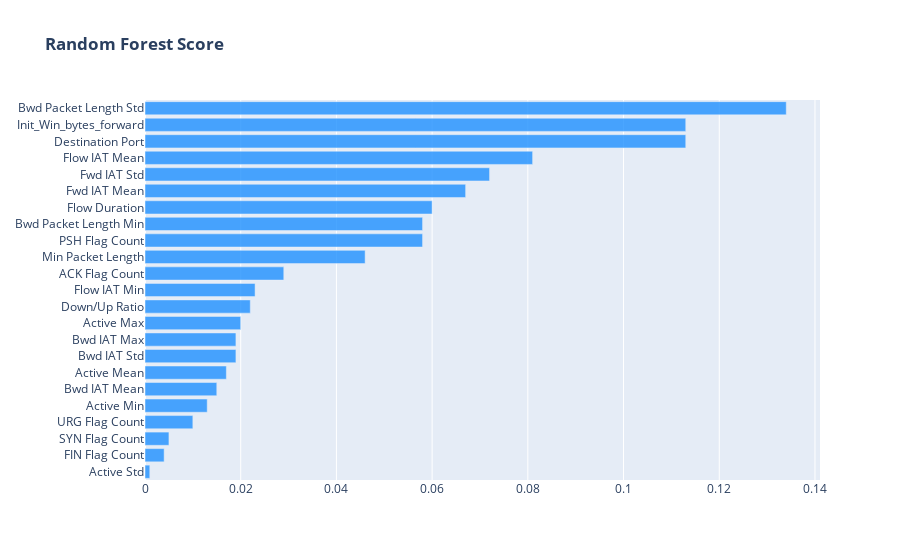

The notebook cell this image was saved under:
### Code cell
import plotly.graph_objects as go
fig = go.Figure()
fig.add_trace(go.Bar(orientation='h',y=importances['feature'],
                     x=importances['importance'],
                     name='feature-score', marker_color='rgba(30, 144, 255, .8)'))
fig.update_layout(title='<b>Random Forest Score</b>',yaxis={'categoryorder':'total ascending'})

### Figure 1 — Plotly figure (JSON) as saved in the notebook; plotly's stock layout.template omitted (floating-point values rounded to 4 significant figures)
{"data": [{"marker": {"color": "rgba(30, 144, 255, .8)"}, "name": "feature-score", "orientation": "h", "type": "bar", "x": [0.134, 0.113, 0.113, 0.081, 0.072, 0.067, 0.06, 0.058, 0.058, 0.046, 0.029, 0.023, 0.022, 0.02, 0.019, 0.019, 0.017, 0.015, 0.013, 0.01, 0.005, 0.004, 0.001], "y": [" Bwd Packet Length Std", " Destination Port", "Init_Win_bytes_forward", " Flow IAT Mean", " Fwd IAT Std", " Fwd IAT Mean", " Flow Duration", " PSH Flag Count", " Bwd Packet Length Min", " Min Packet Length", " ACK Flag Count", " Flow IAT Min", " Down/Up Ratio", " Active Max", " Bwd IAT Std", " Bwd IAT Max", "Active Mean", " Bwd IAT Mean", " Active Min", " URG Flag Count", " SYN Flag Count", "FIN Flag Count", " Active Std"]}], "layout": {"title": {"text": "<b>Random Forest Score</b>"}, "yaxis": {"categoryorder": "total ascending"}}}
